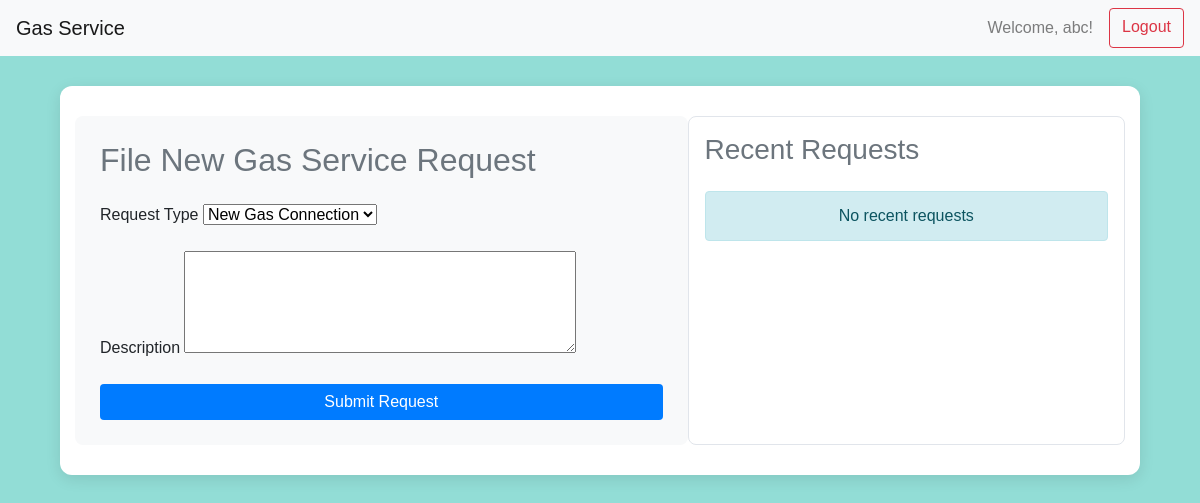
The page /user-dashboard/ (signed in) on the database as committed earlier.
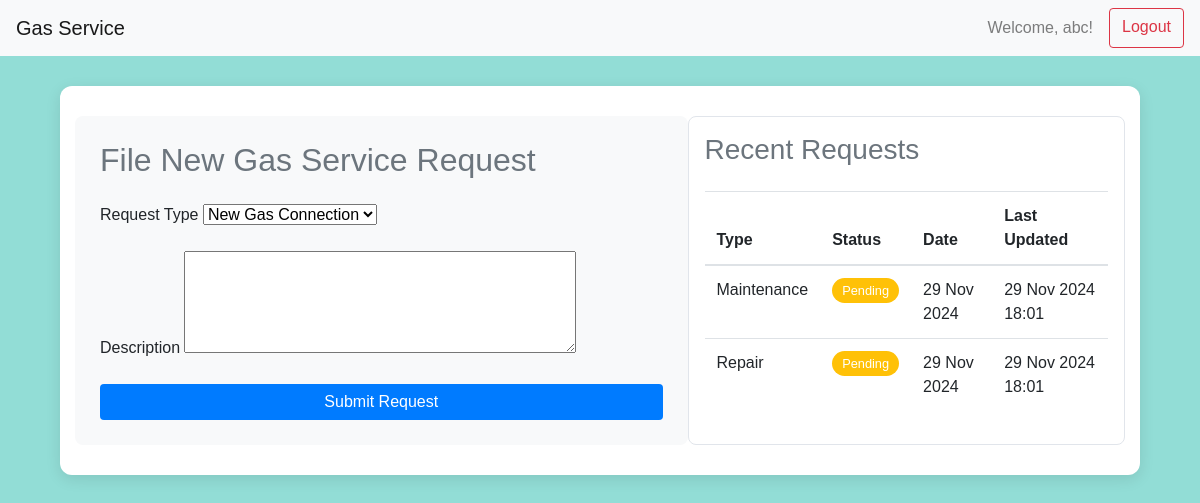
The same page on the database as committed later.
### users/models.py (models this page shows, shortened)
class CustomUser(AbstractUser):
    email = models.EmailField(unique=True)
    is_admin = models.BooleanField(default=False)
    objects = CustomUserManager()
    USERNAME_FIELD = 'username'
    REQUIRED_FIELDS = ['email']

class GasServiceRequest(models.Model):
    STATUS_CHOICES = [
        ('PENDING', 'Pending'),
        ('IN_PROGRESS', 'In Progress'),
        ('RESOLVED', 'Resolved'),
        ('CANCELLED', 'Cancelled')
    ]
    user = models.ForeignKey(settings.AUTH_USER_MODEL, on_delete=models.CASCADE)
    request_type = models.CharField(max_length=100)
    description = models.TextField()
    status = models.CharField(max_length=20, choices=STATUS_CHOICES, default='PENDING')
    created_at = models.DateTimeField(auto_now_add=True)
    updated_at = models.DateTimeField(auto_now=True)
    class Meta:
        ordering = ['-created_at']

### users/views.py (the view)
# urls.py: path('user-dashboard/', views.user_dashboard, name='user_dashboard'),
@login_required
@user_passes_test(lambda u: not is_admin(u))
def user_dashboard(request):
    if request.method == 'POST':
        form = GasServiceRequestForm(request.POST)
        if form.is_valid():
            gas_request = form.save(commit=False)
            gas_request.user = request.user
            gas_request.save()
            messages.success(request, 'Service request submitted successfully')
            return redirect('user_dashboard')
        else:
            messages.error(request, 'Error in form submission')
    else:
        form = GasServiceRequestForm()
    recent_requests = GasServiceRequest.objects.filter(
        user=request.user
    ).order_by('-updated_at')
    context = {
        'form': form,
        'recent_requests': recent_requests,
        'user': request.user
    }
    return render(request, 'user_dashboard.html', context)

### users/forms.py
class GasServiceRequestForm(forms.ModelForm):
    class Meta:
        model = GasServiceRequest
        fields = ['request_type', 'description']
        widgets = {
            'request_type': forms.Select(choices=[
                ('Connection', 'New Gas Connection'),
                ('Repair', 'Repair Service'),
                ('Maintenance', 'Maintenance'),
                ('Complaint', 'File Complaint')
            ]),
            'description': forms.Textarea(attrs={'rows': 4})
        }

### users/views.py (called while the page is built)
def is_admin(user):
    return user.is_admin if hasattr(user, 'is_admin') else False

### users/templates/user_dashboard.html (shortened to what this page needs)
{% extends 'base.html' %}
{% block content %}
<div class="container">
    <div class="dashboard-wrapper">
        <div class="row">
            <div class="col-md-7 request-form">
                <h2 class="mb-4 text-secondary">File New Gas Service Request</h2>
                <form method="post">
                    <div class="form-group mb-3">
                        <label class="form-label">Request Type</label>
                        {{ form.request_type }}
                    </div>
                    <div class="form-group mb-3">
                        <label class="form-label">Description</label>
                        {{ form.description }}
                    </div>
                    <button type="submit" class="btn btn-submit btn-primary w-100">Submit Request</button>
                </form>
            </div>
            <div class="col-md-5 recent-requests-card p-3">
                <h3 class="mb-4 text-secondary">Recent Requests</h3>
                {% if recent_requests %}
                    <div class="table-responsive">
                        <table class="table table-hover">
                            <thead>
                                <tr>
                                    <th>Type</th>
                                    <th>Status</th>
                                    <th>Date</th>
                                    <th>Last Updated</th>
                                </tr>
                            </thead>
                            <tbody>
                                {% for request in recent_requests %}
                                <tr data-request-id="{{ request.id }}">
                                    <td>{{ request.request_type }}</td>
                                    <td class="status-cell">
                                        <span class="status-badge status-{{ request.status }}">
                                            {{ request.get_status_display }}
                                        </span>
                                    </td>
                                    <td>{{ request.created_at|date:"d M Y" }}</td>
                                    <td>{{ request.updated_at|date:"d M Y H:i" }}</td>
                                </tr>
                                {% endfor %}
                            </tbody>
                        </table>
                    </div>
                {% else %}
                    <div class="alert alert-info text-center">
                        No recent requests
                    </div>
                {% endif %}
            </div>
        </div>
    </div>
</div>
{% endblock %}

### users/templates/base.html (shortened to what this page needs)
<!DOCTYPE html>
<html>
<head>
    <link href="https://stackpath.bootstrapcdn.com/bootstrap/4.5.2/css/bootstrap.min.css" rel="stylesheet">
</head>
<body>
    <nav class="navbar navbar-expand-lg navbar-light bg-light">
        <a class="navbar-brand" href="#">Gas Service</a>
        <div class="navbar-nav ml-auto">
            <span class="navbar-text mr-3">Welcome, {{ user.username }}!</span>
            <a href="{% url 'logout' %}" class="btn btn-outline-danger">Logout</a>
        </div>
    </nav>
    <div class="container mt-4">
        {% block content %}{% endblock %}
    </div>
</body>
</html>

### users/templates/user_dashboard.html (style rules this page uses)
body { background-color: #92ddd6; font-family: 'Arial', sans-serif; }
.dashboard-wrapper { background-color: white; border-radius: 12px; box-shadow: 0 4px 15px rgba(0,0,0,0.1); padding: 30px; margin-top: 30px; }
.request-form { background-color: #f8f9fa; border-radius: 8px; padding: 25px; }
.recent-requests-card { background-color: white; border-radius: 8px; border: 1px solid #e1e5eb; }
.status-badge { padding: 5px 10px; border-radius: 20px; font-size: 0.8em; }
.status-PENDING { background-color: #ffc107; color: white; }
.btn-submit { background-color: #007bff; border: none; transition: all 0.3s ease; }

Rows that differ between the two databases and show on the page:
added GasServiceRequest: request_type "Maintenance", status "Pending", created_at "29 Nov 2024", updated_at "29 Nov 2024 18:01"
added GasServiceRequest: request_type "Repair", status "Pending", created_at "29 Nov 2024", updated_at "29 Nov 2024 18:01"
Other text that changed with them:
text no longer shown: "No recent requests"
text now shown: "Type Status Date Last Updated"
